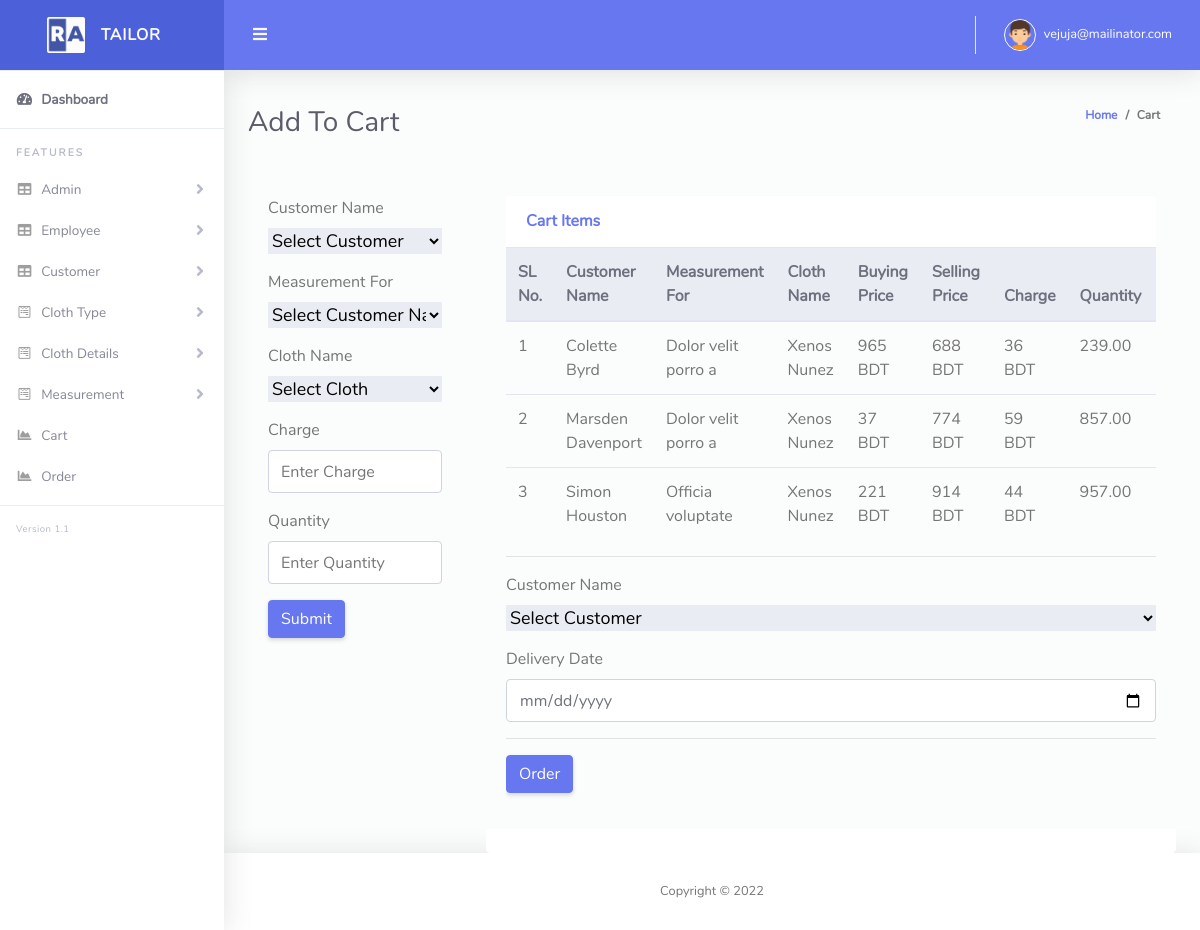
/cart.php (signed in), run on an earlier commit of the app's database.
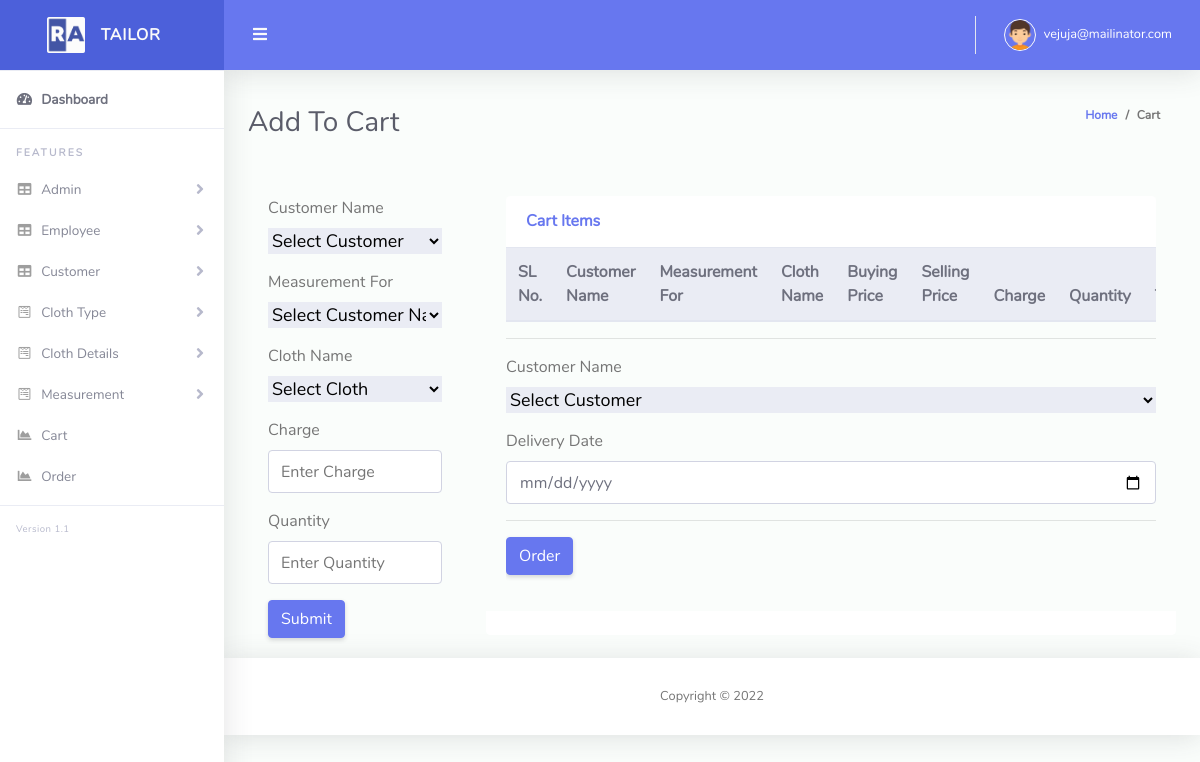
And on a later commit of the database.
### tables this page shows
CREATE TABLE `tbl_cart` (
  `id` int(11) NOT NULL,
  `cus_id` int(11) NOT NULL,
  `mes_id` int(11) NOT NULL,
  `cloth_id` int(11) NOT NULL,
  `buying_price` int(11) NOT NULL,
  `selling_price` int(11) NOT NULL,
  `charge` int(11) NOT NULL,
  `discount` int(11) NOT NULL,
  `quantity` float(10,2) NOT NULL,
  `soft_delete` tinyint(4) NOT NULL DEFAULT 0
);

CREATE TABLE `tbl_customer` (
  `cus_id` int(11) NOT NULL,
  `cus_name` varchar(255) NOT NULL,
  `cus_email` varchar(255) NOT NULL,
  `cus_phone` varchar(255) NOT NULL,
  `cus_address` text NOT NULL,
  `created_at` timestamp NOT NULL DEFAULT current_timestamp(),
  `soft_delete` tinyint(4) NOT NULL DEFAULT 0
);

CREATE TABLE `tbl_measurement` (
  `id` int(11) NOT NULL,
  `cus_id` int(11) NOT NULL,
  `measurement_for` varchar(255) NOT NULL,
  `measurement_details` text NOT NULL,
  `soft_delete` tinyint(4) NOT NULL DEFAULT 0
);

CREATE TABLE `tbl_cloth` (
  `id` int(11) NOT NULL,
  `cloth_name` varchar(255) NOT NULL,
  `type` int(11) NOT NULL,
  `details` text NOT NULL,
  `image` varchar(255) NOT NULL,
  `stock` varchar(255) NOT NULL,
  `color` varchar(255) NOT NULL,
  `brand` varchar(255) NOT NULL,
  `buying_price` int(11) NOT NULL,
  `selling_price` int(11) NOT NULL,
  `discount` int(11) NOT NULL,
  `created_at` timestamp NOT NULL DEFAULT current_timestamp(),
  `soft_delete` tinyint(4) NOT NULL DEFAULT 0
);

### Classes/DB.php (called while the page is built, shortened)
<?php
class DB
{
    public function connect(){
        $this->conn = new mysqli("localhost","root","","tailor_shop");
        if ($this->conn->connect_error) {
          die("Connection failed: " . $this->conn->connect_error);
        } else {
            return $msg =  "connected";
        }
    }
}
?>

### Classes/CartClass.php (called while the page is built, shortened)
<?php
include_once 'db.php';
class CartClass extends DB
{
    public function viewCart(){
        $query = "SELECT tbl_cart.*, tbl_customer.*, tbl_measurement.*, tbl_cloth.*, tbl_cart.buying_price AS buying_price, tbl_cart.selling_price AS selling_price, tbl_cart.id AS cartid FROM tbl_cart
        LEFT JOIN tbl_customer ON tbl_cart.cus_id = tbl_customer.cus_id
        LEFT JOIN tbl_measurement ON tbl_cart.mes_id =  tbl_measurement.id
        LEFT JOIN tbl_cloth ON tbl_cart.cloth_id = tbl_cloth.id";
        $result = $this->conn->query($query);
        return $result;
    }
}

### cart.php (the view, shortened to what this page needs)
<?php
include 'layouts/header.php';
?>
<div class="container-fluid" id="container-wrapper">
  <div class="d-sm-flex align-items-center justify-content-between mb-4">
      <h1 class="h3 mb-0 text-gray-800">Add To Cart</h1>
      <ol class="breadcrumb">
          <li class="breadcrumb-item"><a href="./">Home</a></li>
          <li class="breadcrumb-item">Cart</li>
      </ol>
  </div>
  <div class="row">
    <div class="col-md-3">
    <div class="card-body">
      <form action="" method="POST">
        <div class="form-group">
        <label>Customer Name</label><br>
            <select id="cus_id" name="cus_id">
                <option value="">Select Customer</option>
            </select>
        </div>
        <div class="form-group">
        <label>Measurement For</label><br>
            <select id="mes_id" name="mes_id">
                <option value="">Select Customer Name</option>
            </select>
        </div>
        <div class="form-group">
          <label for="standard-select">Cloth Name</label><br>
          <select id="standard-select" name="cloth_id" >
            <option>Select Cloth</option>
          </select>
        </div>
        <div class="form-group">
          <label>Charge</label>
          <input name="charge" type="number" class="form-control" placeholder="Enter Charge">
        </div>
        <div class="form-group">
          <label>Quantity</label>
          <input name="quantity" type="text" class="form-control" placeholder="Enter Quantity">
        </div>
          <button name="add_to_cart" type="submit" class="btn btn-primary">Submit</button>
      </form>
    </div>
    </div>
    <div class="col-md-9">
      <div class="card-body">
        <div class="card-header py-3 d-flex flex-row align-items-center justify-content-between">
            <h6 class="m-0 font-weight-bold text-primary">Cart Items</h6>
        </div>
        <div class="table-responsive">
          <table class="table align-items-center table-flush">
            <thead class="thead-light">
              <tr>
                <th>SL No.</th>
                <th>Customer Name</th>
                <th>Measurement For</th>
                <th>Cloth Name</th>
                <th>Buying Price</th>
                <th>Selling Price</th>
                <th>Charge</th>
                <th>Quantity</th>
                <th>Total</th>
              </tr>
            </thead>
            <tbody>
              <?php
                $i = 0;
                $view = $cart->viewCart();
                if($view->num_rows > 0){
                foreach($view as $value){
                  $subtotal = ($value['selling_price'] * $value['quantity'])+ $value['charge'];
              ?>
              <tr>
                <td><?php echo $i+=1; ?></td>
                <td><?php echo $value['cus_name']; ?></td>
                <td><?php echo $value['measurement_for']; ?></td>
                <td><?php echo $value['cloth_name']; ?></td>
                <td><?php echo $value['buying_price']; ?> BDT</td>
                <td><?php echo $value['selling_price']; ?> BDT</td>
                <td><?php echo $value['charge']; ?> BDT</td>
                <td><?php echo $value['quantity']; ?></td>
                <td><?php echo $subtotal - (($subtotal*100)/$subtotal); ?> Taka</td>
              </tr>
              <?php } } ?>
            </tbody>
          </table>
          <hr>
          <table class="table align-items-center table-flush">
            <tbody>
              <form action="" method="post">
                <div class="form-group">
                  <label>Customer Name</label><br>
                  <select id="select" name="cus_id">
                    <option>Select Customer</option>
                  </select>
                </div>
                  <label>Delivery Date</label>
                  <input name="delivery_at" type="date" class="form-control">
              <hr>
                  <button name="send_to_order" type="submit" class="btn btn-primary">Order</button>
              </form>
            </tbody>
          </table>
        </div>
      </div>
      <div class="card-footer"></div>
    </div>
  </div>
</div>
<?php include 'layouts/footer.php';?>

### layouts/header.php (shortened to what this page needs)
<?php
include 'Classes/CartClass.php';
$cart = new CartClass();
?>
<!DOCTYPE html>
<html lang="en">
<head>
  <link href="vendor/fontawesome-free/css/all.min.css" rel="stylesheet" type="text/css">
  <link href="vendor/bootstrap/css/bootstrap.min.css" rel="stylesheet" type="text/css">
  <link href="css/ruang-admin.min.css" rel="stylesheet">
  <link href="vendor/datatables/dataTables.bootstrap4.min.css" rel="stylesheet">
</head>
<body id="page-top">
  <div id="wrapper">
    <ul class="navbar-nav sidebar sidebar-light accordion" id="accordionSidebar">
      <a class="sidebar-brand d-flex align-items-center justify-content-center" href="index.php">
        <div class="sidebar-brand-icon">
          <img src="img/logo/logo2.png">
        </div>
        <div class="sidebar-brand-text mx-3">TAILOR</div>
      </a>
      <hr class="sidebar-divider my-0">
      <li class="nav-item active">
        <a class="nav-link" href="index.php">
          <i class="fas fa-fw fa-tachometer-alt"></i>
          <span>Dashboard</span></a>
      </li>
      <hr class="sidebar-divider">
      <div class="sidebar-heading">
        Features
      </div>
      <div>
      <li class="nav-item">
        <a class="nav-link collapsed" href="#" data-toggle="collapse" data-target="#collapseTable" aria-expanded="true"
          aria-controls="collapseTable">
          <i class="fas fa-fw fa-table"></i>
          <span>Admin</span>
        </a>
      </li>
      <li class="nav-item">
        <a class="nav-link collapsed" href="#" data-toggle="collapse" data-target="#collapseTable1" aria-expanded="true"
          aria-controls="collapseTable">
          <i class="fas fa-fw fa-table"></i>
          <span>Employee</span>
        </a>
      </li>
      <li class="nav-item">
        <a class="nav-link collapsed" href="#" data-toggle="collapse" data-target="#collapseTable2" aria-expanded="true"
          aria-controls="collapseTable">
          <i class="fas fa-fw fa-table"></i>
          <span>Customer</span>
        </a>
      </li>
      <li class="nav-item">
        <a class="nav-link collapsed" href="#" data-toggle="collapse" data-target="#collapseForm" aria-expanded="true"
          aria-controls="collapseForm">
          <i class="fab fa-fw fa-wpforms"></i>
          <span>Cloth Type</span>
        </a>
      </li>
      <li class="nav-item">
        <a class="nav-link collapsed" href="#" data-toggle="collapse" data-target="#collapseForm1" aria-expanded="true"
          aria-controls="collapseForm">
          <i class="fab fa-fw fa-wpforms"></i>
          <span>Cloth Details</span>
        </a>
      </li>
      <li class="nav-item">
        <a class="nav-link collapsed" href="#" data-toggle="collapse" data-target="#collapseForm2" aria-expanded="true"
          aria-controls="collapseForm">
          <i class="fab fa-fw fa-wpforms"></i>
          <span>Measurement</span>
        </a>
      </li>
      <li class="nav-item">
        <a class="nav-link" href="cart.php">
          <i class="fas fa-fw fa-chart-area"></i>
          <span>Cart</span>
        </a>
      </li>
      <li class="nav-item">
        <a class="nav-link" href="order.php">
          <i class="fas fa-fw fa-chart-area"></i>
          <span>Order</span>
        </a>
      </li>
      <hr class="sidebar-divider">
      <div class="version" id="version-ruangadmin"></div>
    </ul>
    <div id="content-wrapper" class="d-flex flex-column">
      <div id="content">
        <nav class="navbar navbar-expand navbar-light bg-navbar topbar mb-4 static-top">
          <button id="sidebarToggleTop" class="btn btn-link rounded-circle mr-3">
            <i class="fa fa-bars"></i>
          </button>
          <ul class="navbar-nav ml-auto">
            <li class="nav-item dropdown no-arrow">
              <a class="nav-link dropdown-toggle" href="#" id="userDropdown" role="button" data-toggle="dropdown"
                aria-haspopup="true" aria-expanded="false">
                <img class="img-profile rounded-circle" src="img/boy.png" style="max-width: 60px">
                <span class="ml-2 d-none d-lg-inline text-white small"><?php echo  $_SESSION['email']; ?></span>
              </a>
            </li>
          </ul>
        </nav>

### layouts/footer.php (shortened to what this page needs)
<footer class="sticky-footer bg-white">
  <div class="container my-auto">
    <div class="copyright text-center my-auto">
      <span>Copyright &copy; <script> document.write(new Date().getFullYear()); </script>
      </span>
    </div>
  </div>
</footer>
    </div>
  </div>
</body>
</html>

### cart.php (style rules this page uses)
*, *::before, *::after { box-sizing: border-box; }
:root { --select-arrow: var(--select-border); }
select { border: 2px; width: 100%; background-color: #EAECF4; font-family: inherit; font-size: 18px; cursor: inherit; }

What changed in the data, as far as the page shows it:
removed tbl_cart: i "1", cus.cus_name "Colette Byrd", tbl_measurement.measurement_for "Dolor velit porro a", cloth.cloth_name "Xenos Nunez", buying_price "965", selling_price "688", charge "36", quantity "239.00"
removed tbl_cart: i "2", cus.cus_name "Marsden Davenport", tbl_measurement.measurement_for "Dolor velit porro a", cloth.cloth_name "Xenos Nunez", buying_price "37", selling_price "774", charge "59", quantity "857.00"
removed tbl_cart: i "3", cus.cus_name "Simon Houston", tbl_measurement.measurement_for "Officia voluptate", cloth.cloth_name "Xenos Nunez", buying_price "221", selling_price "914", charge "44", quantity "957.00"
